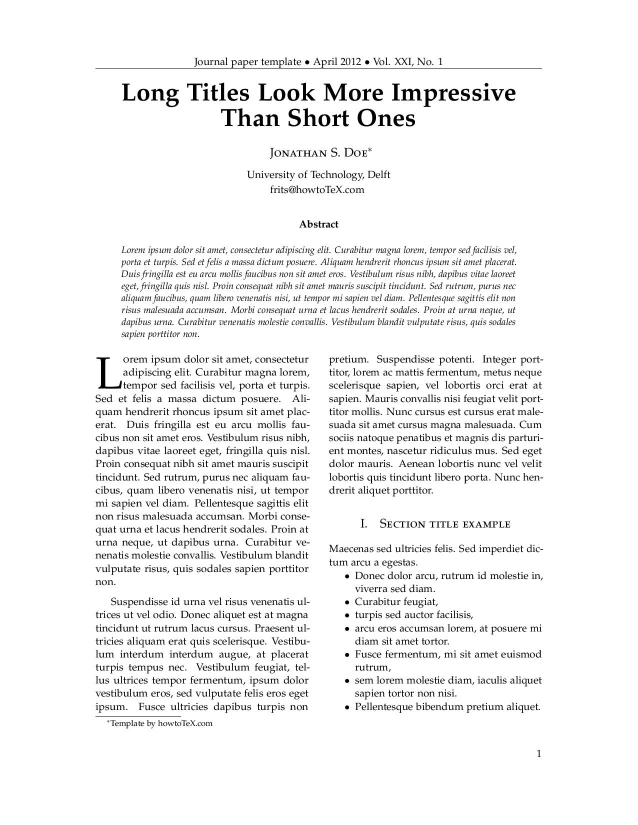
%> input picture Preprocessing/test_images/2col-journalpaper-howtotex-page-001.jpg, 1275 x 1650 px (shown at 1/2 size)
$ octave --eval "result = determineBlockSkew(imread('../../Preprocessing/test_images/2col-journalpaper-howtotex-page-001.jpg'));"   (GNU Octave 9; MATLAB toolbox functions it lacks are replaced by stand-ins)
%> lines starting %> are read from the running program, lines starting %| are printed output that depends on the picture
function [ output_im ] = determineBlockSkew( input_image )
% Processes smaller blocks of the input image
%   Returns data about variance, the hough transform theta peaks
[num_rows, num_cols] = size(input_image);
%> num_rows = 1650; num_cols = 3825

%% Find out where the image has high variance
% and apply Hough ONLY there (to save time)
var_win_size = 64;
win_ratio = 8; % better but slower 6
num_windows_row = ceil(num_rows/var_win_size);
%> num_windows_row = 26
num_windows_col = ceil(num_rows/var_win_size);
%> num_windows_col = 26
var_map = zeros(num_windows_row,num_windows_col);
for n = 1:num_windows_row
    row_start = (n-1)*var_win_size+1;
    row_end = min(row_start+var_win_size,num_rows);
    for m = 1:num_windows_col
        col_start = (m-1)*var_win_size+1;
        col_end = min(col_start+var_win_size,num_cols);

        block = input_image(row_start:row_end,col_start:col_end);
        var_map(n,m) = var(block(:));
    end
end

% set a threshold for "high" variance
var_map = var_map>.15*max(var_map(:));

hough_win_size = var_win_size*win_ratio;
num_hough_rows = floor(num_windows_row/win_ratio);
%> num_hough_rows = 3
num_hough_cols = floor(num_windows_col/win_ratio);
%> num_hough_cols = 3
thetaVec = -90:.5:89.5;
hough_data = zeros(size(thetaVec));
var_thresh = 0.01;
for n = 1:num_hough_rows
    for m = 1:num_hough_cols
        % If the current larger Hough block contains multiple high variance
        % blocks, find the Hough peaks
        high_var = sum(sum((var_map((n-1)*win_ratio+1:min(n*win_ratio,num_windows_row),...
            (m-1)*win_ratio+1:min(m*win_ratio,num_windows_col))))) > .25*win_ratio^2;
        if high_var
            row_start = (n-1)*hough_win_size+1;
            row_end = min(row_start+hough_win_size,num_rows);
            col_start = (m-1)*hough_win_size+1;
            col_end = min(col_start+hough_win_size,num_cols);
            block = input_image(row_start:row_end,col_start:col_end);
            [H,theta,rho] = hough(~block, 'Theta', thetaVec);
            % Find the top 30 peaks
            numPeaks = 30;
            thresh = 0.3*max(H(:));
            peaks = houghpeaks(H, numPeaks, 'Threshold', thresh);
            lines = houghlines(~block,theta,rho,peaks,'FillGap',100,'MinLength',100);
            thetaHist = hist(theta(peaks(:,2)), thetaVec);
            hough_data = hough_data+thetaHist;

            %% Plotting - comment out to remove figures
% [23 lines of commented-out code are left out]

        end
    end
end
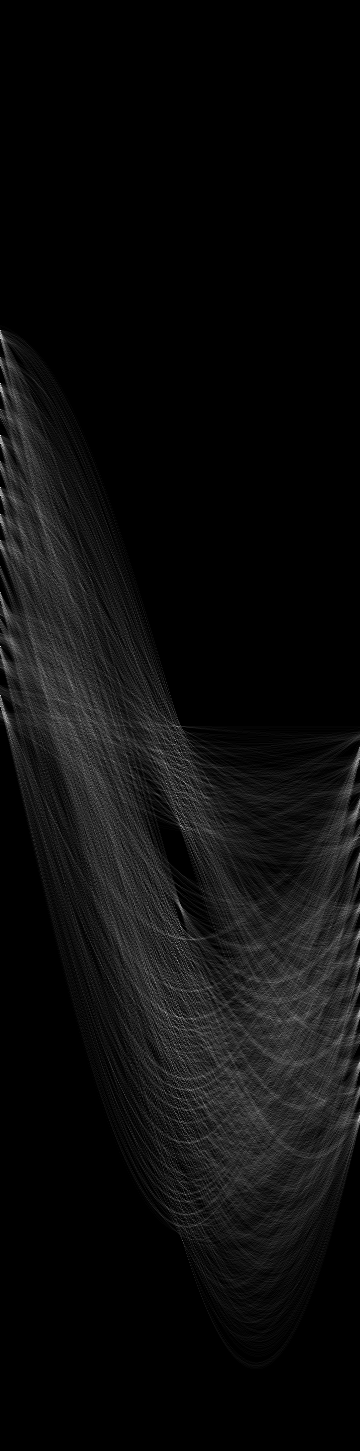
%> H: size 1451x360 double; min 0, max 52, mean 2.6; drawn with min black and max white
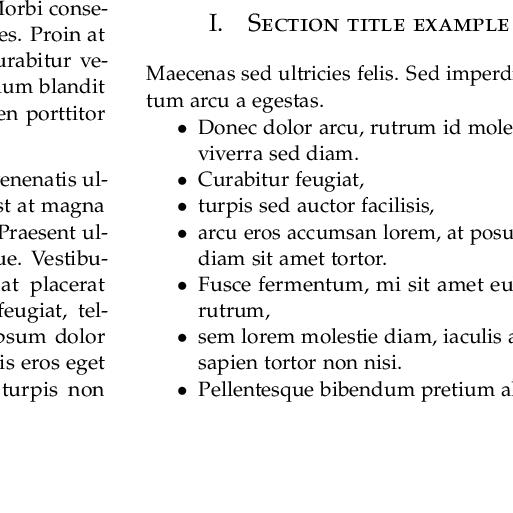
%> block: size 513x513 uint8; min 0, max 255, mean 238
%> after the loop, col_end = 1025; col_start = 513; hough_data = 360 values, max 34 at index 1, min 0 at index 3, mean 0.253; lines = 34 lines; longest, point1 to point2 (x, y): (5, 291) to (511, 291), (8, 343) to (512, 343), (42, 80) to (506, 80), (2, 2) to (12, 395), (40, 7) to (91, 393), (293, 20) to (342, 396); numPeaks = 30; peaks = 30 rows, first 12: [436 1; 647 1; 384 1; 488 1; 515 1; 696 1; 339 1; 722 7; 961 178; 541 1; 593 1; 1013 166]; rho = 1451 values from -725 to 725; row_end = 1537; row_start = 1025; theta = 360 values from -90 to 89.5; thetaHist = 360 values, max 10 at index 1, min 0 at index 3, mean 0.0833; thresh = 15.6

%% Plot total hough results
% Plot sum of histograms
% figure
% plot(thetaVec,hough_data)
% realize that we can also look at perpendicular lines, combine them
% eg combine 0 and -90, 30 and -60, etc
hough_data_perp = hough_data(thetaVec<0)+hough_data(thetaVec>=0);
%> hough_data_perp = 180 values, max 36 at index 1, min 0 at index 8, mean 0.506
% throw out 45 degrees because there are a lot of relics-we'll limit our
% scope, reorder to show from -44.5 to +44.5
hough_data_perp = [hough_data_perp(end/2+2:end),hough_data_perp(1:end/2)];
%> hough_data_perp = 179 values, max 36 at index 90, min 0 at index 1, mean 0.503
theta_perp = -44.5:.5:44.5;
% figure
% plot(theta_perp,hough_data_perp)

% find the theta that shows up the most (if there are multiple maximums,
% find the median)
max_index = hough_data_perp == max(hough_data_perp);
%> max_index = 179 logical values, 1 true
theta_guess = median(theta_perp(max_index))
%> theta_guess = 0
original_image = zeros(size(input_image,1),size(input_image,2),2);
%> (the run ends here)

$ run again, on Preprocessing/test_images/2col-journalpaper-howtotex-page-002.jpg
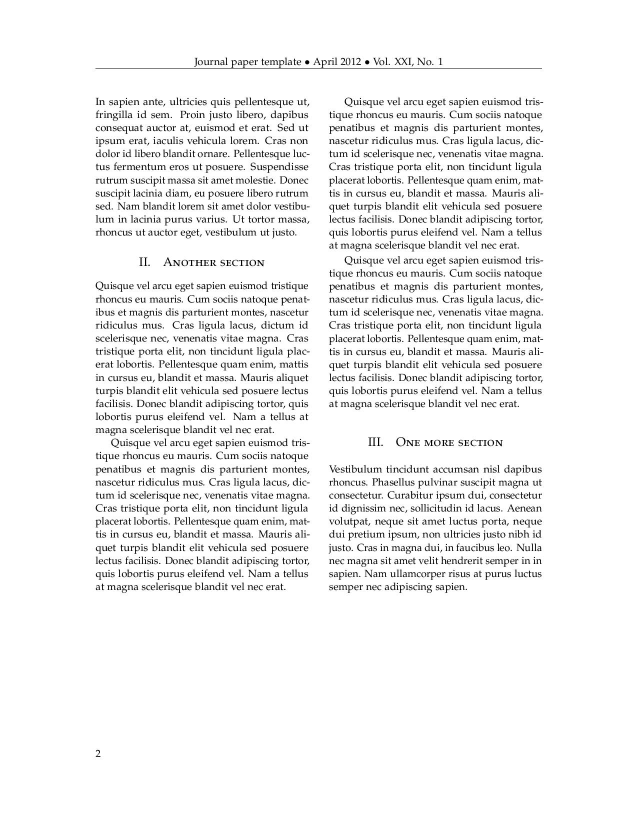
%> input picture Preprocessing/test_images/2col-journalpaper-howtotex-page-002.jpg, 1275 x 1650 px (shown at 1/2 size)
%> after the loop in determineBlockSkew, `for n = 1:num_hough_rows`:
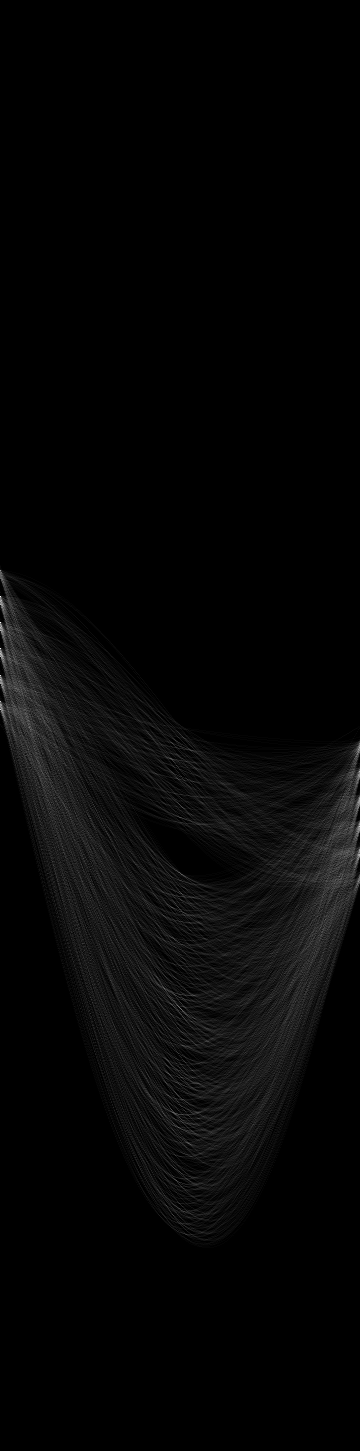
%> H: size 1451x360 double; min 0, max 56, mean 1.3; drawn with min black and max white
%> after the loop in determineBlockSkew, `for n = 1:num_hough_rows`:
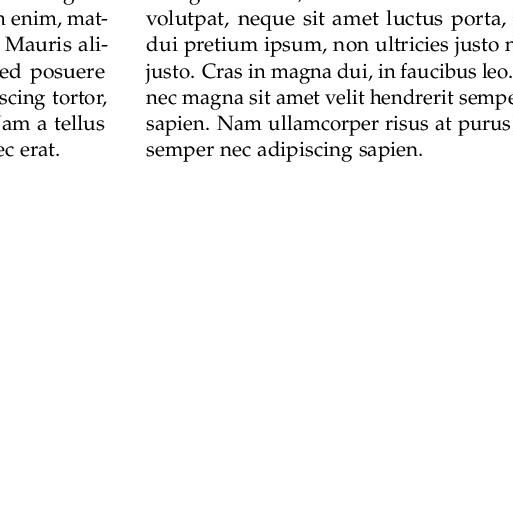
%> block: size 513x513 uint8; min 0, max 255, mean 245.8
%> after the loop in determineBlockSkew, `for n = 1:num_hough_rows`: col_end = 1025; col_start = 513; hough_data = 360 values, max 58 at index 1, min 0 at index 2, mean 0.417; lines = 23 lines; longest, point1 to point2 (x, y): (1, 104) to (512, 104), (9, 39) to (500, 130), (5, 130) to (504, 130), (14, 78) to (511, 78), (3, 17) to (489, 17), (8, 51) to (492, 51); numPeaks = 30; peaks = 30 rows, first 12: [597 1; 623 1; 649 1; 676 1; 710 1; 571 1; 1009 181; 721 29; 989 165; 877 340; 708 8; 632 9]; rho = 1451 values from -725 to 725; row_end = 1537; row_start = 1025; theta = 360 values from -90 to 89.5; thetaHist = 360 values, max 6 at index 1, min 0 at index 2, mean 0.0833; thresh = 16.8
%> in determineBlockSkew, `hough_data_perp = hough_data(thetaVec<0)+hough_data(thetaVec>=0);`: hough_data_perp = 180 values, max 65 at index 1, min 0 at index 13, mean 0.833
%> in determineBlockSkew, `hough_data_perp = [hough_data_perp(end/2+2:end),hough_data_perp(1:end/..`: hough_data_perp = 179 values, max 65 at index 90, min 0 at index 1, mean 0.832
%> max_index = 179 logical values, 1 true
%> theta_guess = 0
